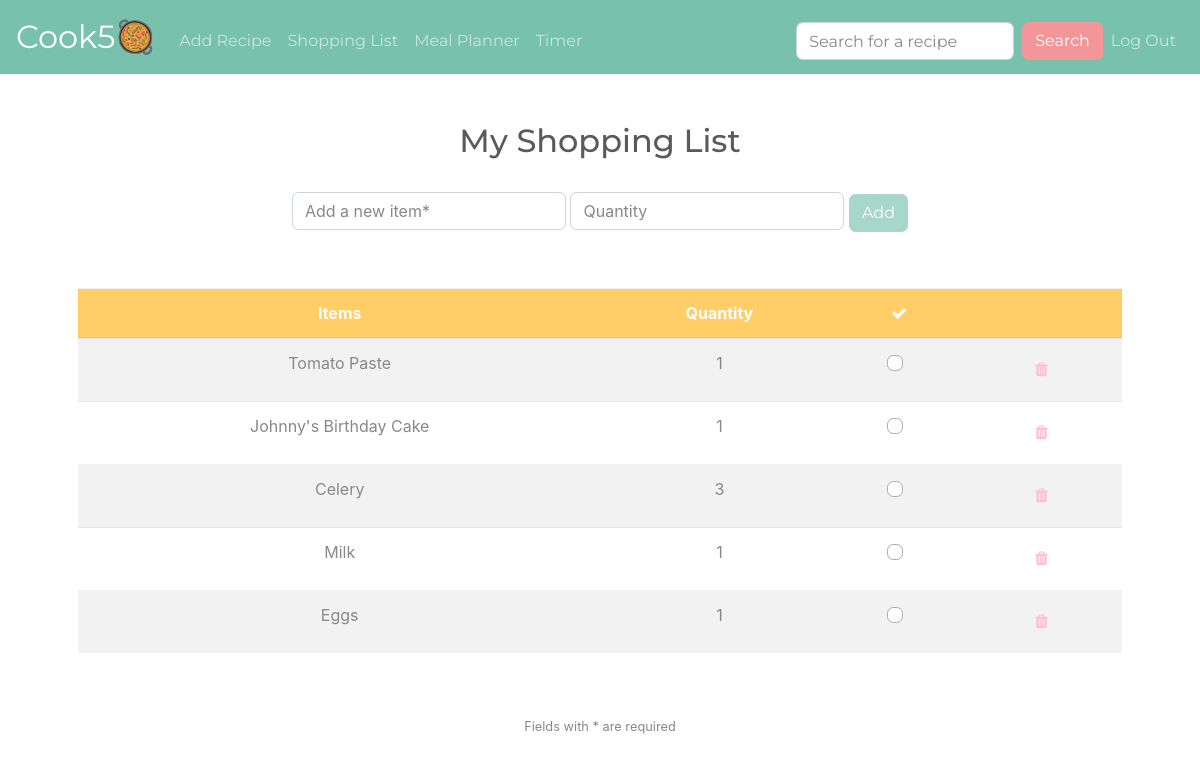
Screenshot of /shoppinglist (signed in) with the database file from the repository.
### tables this page shows
CREATE TABLE 'shoppinglist' (
id INTEGER PRIMARY KEY AUTOINCREMENT NOT NULL, 
user_id INTEGER NOT NULL, 
item TEXT NOT NULL, 'quantity' INTEGER DEFAULT 0,
FOREIGN KEY(user_id) REFERENCES users(id)
);

### application.py (the view, shortened to what this page needs)
@app.route("/shoppinglist", methods=["GET", "POST"])
@login_required
def shoppinglist():
    if request.method == "GET":
        rows = db.execute("SELECT * FROM shoppinglist WHERE user_id = :user_id", user_id=session["user_id"])
        length = len(rows)
        return render_template("shoppinglist.html", rows=rows, length=length)
    return render_template("shoppinglist.html", rows=rows, length=length)

### application.py (called while the page is built)
@app.after_request
def after_request(response):
    response.headers["Cache-Control"] = "no-cache, no-store, must-revalidate"
    response.headers["Expires"] = 0
    response.headers["Pragma"] = "no-cache"
    return response

### helpers.py (called while the page is built)
def login_required(f):
    @wraps(f)
    def decorated_function(*args, **kwargs):
        if session.get("user_id") is None:
            return redirect("/login")
        return f(*args, **kwargs)
    return decorated_function

### templates/shoppinglist.html (shortened to what this page needs)
{% extends "layout.html" %}
{% block import %}
    <link rel="stylesheet" href="https://cdnjs.cloudflare.com/ajax/libs/font-awesome/4.7.0/css/font-awesome.min.css">
{% endblock %}
{% block main %}
    <h2>My Shopping List</h2>
    <br>
    <form action="/shoppinglist" method="post">
        <div class="form-group">
            <input autocomplete="off" autofocus class="form-control" id="item" name="item" placeholder="Add a new item*" type="text" onkeyup="disable()">
            <input autocomplete="off" autofocus class="form-control" min="0" name="quantity" placeholder="Quantity" type="number">
            <button class="btn btn-primary" id="btn" type="submit" disabled>Add</button>
        </div>
    </form>
    <form id="submit" action="/remove" method="post">
        <div class="form-group">
        </div>
    </form>
    <table class="table table-striped">
        <thread>
            <tr class="bg-warning text-white">
                <th>Items</th>
                <th>Quantity</th>
                <th><i class="fa fa-check" aria-hidden="true" style="color: white;"></i></th>
                <th></th>
            </tr>
        </thread>
        <tbody>
            {% for k in range( length ) %}
                <tr>
                    <td>{{ rows[k]["item"] }}</td>
                    <td>{{ rows[k]["quantity"] }}</td>
                    <td>
                        <div class="custom-control custom-checkbox">
                        </div>
                    </td>
                    <td>
                        <button id="remove" class="btn" onclick="remove({{ rows[k]["id"] }})"><i class="fa fa-trash"></i></button>
                    </td>
                </tr>
            {% endfor %}
        </tbody>
    </table>
{% endblock %}
{% block footer %}
    <footer class="small text-center text-muted">
        Fields with * are required
    </footer>
{% endblock %}

### static/styles.css (style rules this page uses)
main .form-control { display: inline-block; width: auto; }
i { color: pink; }

### rows the page displays
shoppinglist: item "Tomato Paste", quantity "1"
shoppinglist: item "Johnny's Birthday Cake", quantity "1"
shoppinglist: item "Celery", quantity "3"
shoppinglist: item "Milk", quantity "1"
shoppinglist: item "Eggs", quantity "1"
